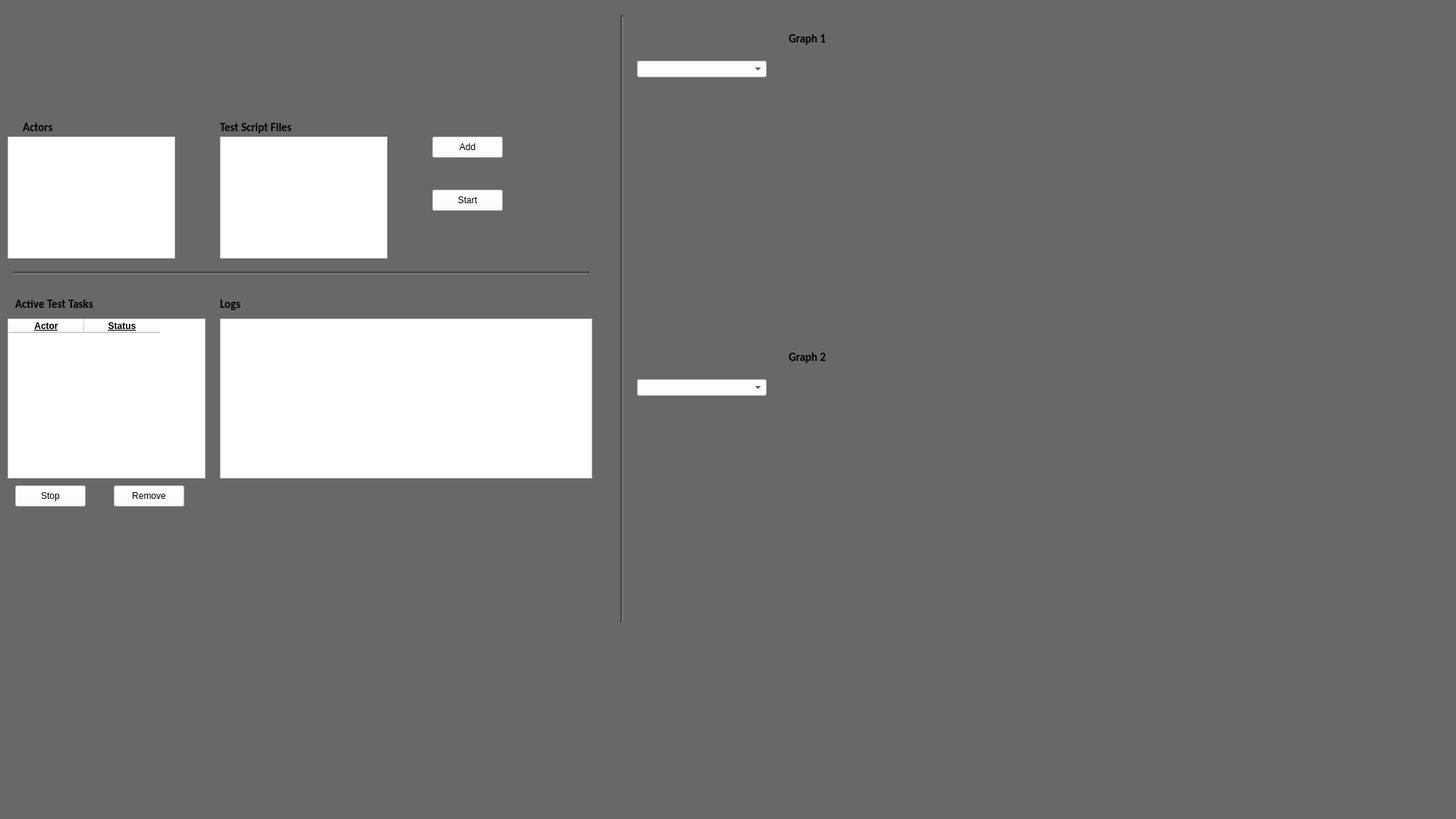
<?xml version="1.0" encoding="UTF-8"?>
<ui version="4.0">
 <class>MainWindow</class>
 <widget class="QMainWindow" name="MainWindow">
  <property name="geometry">
   <rect>
    <x>0</x>
    <y>0</y>
    <width>1920</width>
    <height>1080</height>
   </rect>
  </property>
  <property name="windowTitle">
   <string>MainWindow</string>
  </property>
  <property name="styleSheet">
   <string notr="true">background-color: rgb(104, 104, 104);</string>
  </property>
  <widget class="QWidget" name="centralwidget">
   <widget class="Line" name="line">
    <property name="geometry">
     <rect>
      <x>17</x>
      <y>350</y>
      <width>761</width>
      <height>20</height>
     </rect>
    </property>
    <property name="palette">
     <palette>
      <active>
       <colorrole role="WindowText">
        <brush brushstyle="SolidPattern">
         <color alpha="255">
          <red>0</red>
          <green>0</green>
          <blue>0</blue>
         </color>
        </brush>
       </colorrole>
       <colorrole role="Button">
        <brush brushstyle="SolidPattern">
         <color alpha="255">
          <red>104</red>
          <green>104</green>
          <blue>104</blue>
         </color>
        </brush>
       </colorrole>
       <colorrole role="Light">
        <brush brushstyle="SolidPattern">
         <color alpha="255">
          <red>0</red>
          <green>0</green>
          <blue>0</blue>
         </color>
        </brush>
       </colorrole>
       <colorrole role="Midlight">
        <brush brushstyle="SolidPattern">
         <color alpha="255">
          <red>0</red>
          <green>0</green>
          <blue>0</blue>
         </color>
        </brush>
       </colorrole>
       <colorrole role="Dark">
        <brush brushstyle="SolidPattern">
         <color alpha="255">
          <red>0</red>
          <green>0</green>
          <blue>0</blue>
         </color>
        </brush>
       </colorrole>
       <colorrole role="Mid">
        <brush brushstyle="SolidPattern">
         <color alpha="255">
          <red>0</red>
          <green>0</green>
          <blue>0</blue>
         </color>
        </brush>
       </colorrole>
       <colorrole role="Text">
        <brush brushstyle="SolidPattern">
         <color alpha="255">
          <red>0</red>
          <green>0</green>
          <blue>0</blue>
         </color>
        </brush>
       </colorrole>
       <colorrole role="BrightText">
        <brush brushstyle="SolidPattern">
         <color alpha="255">
          <red>0</red>
          <green>0</green>
          <blue>0</blue>
         </color>
        </brush>
       </colorrole>
       <colorrole role="ButtonText">
        <brush brushstyle="SolidPattern">
         <color alpha="255">
          <red>0</red>
          <green>0</green>
          <blue>0</blue>
         </color>
        </brush>
       </colorrole>
       <colorrole role="Base">
        <brush brushstyle="SolidPattern">
         <color alpha="255">
          <red>104</red>
          <green>104</green>
          <blue>104</blue>
         </color>
        </brush>
       </colorrole>
       <colorrole role="Window">
        <brush brushstyle="SolidPattern">
         <color alpha="255">
          <red>104</red>
          <green>104</green>
          <blue>104</blue>
         </color>
        </brush>
       </colorrole>
      </active>
      <inactive>
       <colorrole role="WindowText">
        <brush brushstyle="SolidPattern">
         <color alpha="255">
          <red>0</red>
          <green>0</green>
          <blue>0</blue>
         </color>
        </brush>
       </colorrole>
       <colorrole role="Button">
        <brush brushstyle="SolidPattern">
         <color alpha="255">
          <red>104</red>
          <green>104</green>
          <blue>104</blue>
         </color>
        </brush>
       </colorrole>
       <colorrole role="Light">
        <brush brushstyle="SolidPattern">
         <color alpha="255">
          <red>0</red>
          <green>0</green>
          <blue>0</blue>
         </color>
        </brush>
       </colorrole>
       <colorrole role="Midlight">
        <brush brushstyle="SolidPattern">
         <color alpha="255">
          <red>0</red>
          <green>0</green>
          <blue>0</blue>
         </color>
        </brush>
       </colorrole>
       <colorrole role="Dark">
        <brush brushstyle="SolidPattern">
         <color alpha="255">
          <red>0</red>
          <green>0</green>
          <blue>0</blue>
         </color>
        </brush>
       </colorrole>
       <colorrole role="Mid">
        <brush brushstyle="SolidPattern">
         <color alpha="255">
          <red>0</red>
          <green>0</green>
          <blue>0</blue>
         </color>
        </brush>
       </colorrole>
       <colorrole role="Text">
        <brush brushstyle="SolidPattern">
         <color alpha="255">
          <red>0</red>
          <green>0</green>
          <blue>0</blue>
         </color>
        </brush>
       </colorrole>
       <colorrole role="BrightText">
        <brush brushstyle="SolidPattern">
         <color alpha="255">
          <red>0</red>
          <green>0</green>
          <blue>0</blue>
         </color>
        </brush>
       </colorrole>
       <colorrole role="ButtonText">
        <brush brushstyle="SolidPattern">
         <color alpha="255">
          <red>0</red>
          <green>0</green>
          <blue>0</blue>
         </color>
        </brush>
       </colorrole>
       <colorrole role="Base">
        <brush brushstyle="SolidPattern">
         <color alpha="255">
          <red>104</red>
          <green>104</green>
          <blue>104</blue>
         </color>
        </brush>
       </colorrole>
       <colorrole role="Window">
        <brush brushstyle="SolidPattern">
         <color alpha="255">
          <red>104</red>
          <green>104</green>
          <blue>104</blue>
         </color>
        </brush>
       </colorrole>
      </inactive>
      <disabled>
       <colorrole role="WindowText">
        <brush brushstyle="SolidPattern">
         <color alpha="255">
          <red>0</red>
          <green>0</green>
          <blue>0</blue>
         </color>
        </brush>
       </colorrole>
       <colorrole role="Button">
        <brush brushstyle="SolidPattern">
         <color alpha="255">
          <red>104</red>
          <green>104</green>
          <blue>104</blue>
         </color>
        </brush>
       </colorrole>
       <colorrole role="Light">
        <brush brushstyle="SolidPattern">
         <color alpha="255">
          <red>0</red>
          <green>0</green>
          <blue>0</blue>
         </color>
        </brush>
       </colorrole>
       <colorrole role="Midlight">
        <brush brushstyle="SolidPattern">
         <color alpha="255">
          <red>0</red>
          <green>0</green>
          <blue>0</blue>
         </color>
        </brush>
       </colorrole>
       <colorrole role="Dark">
        <brush brushstyle="SolidPattern">
         <color alpha="255">
          <red>0</red>
          <green>0</green>
          <blue>0</blue>
         </color>
        </brush>
       </colorrole>
       <colorrole role="Mid">
        <brush brushstyle="SolidPattern">
         <color alpha="255">
          <red>0</red>
          <green>0</green>
          <blue>0</blue>
         </color>
        </brush>
       </colorrole>
       <colorrole role="Text">
        <brush brushstyle="SolidPattern">
         <color alpha="255">
          <red>0</red>
          <green>0</green>
          <blue>0</blue>
         </color>
        </brush>
       </colorrole>
       <colorrole role="BrightText">
        <brush brushstyle="SolidPattern">
         <color alpha="255">
          <red>0</red>
          <green>0</green>
          <blue>0</blue>
         </color>
        </brush>
       </colorrole>
       <colorrole role="ButtonText">
        <brush brushstyle="SolidPattern">
         <color alpha="255">
          <red>0</red>
          <green>0</green>
          <blue>0</blue>
         </color>
        </brush>
       </colorrole>
       <colorrole role="Base">
        <brush brushstyle="SolidPattern">
         <color alpha="255">
          <red>104</red>
          <green>104</green>
          <blue>104</blue>
         </color>
        </brush>
       </colorrole>
       <colorrole role="Window">
        <brush brushstyle="SolidPattern">
         <color alpha="255">
          <red>104</red>
          <green>104</green>
          <blue>104</blue>
         </color>
        </brush>
       </colorrole>
      </disabled>
     </palette>
    </property>
    <property name="lineWidth">
     <number>2</number>
    </property>
    <property name="orientation">
     <enum>Qt::Horizontal</enum>
    </property>
   </widget>
   <widget class="QListWidget" name="actorList">
    <property name="geometry">
     <rect>
      <x>10</x>
      <y>180</y>
      <width>221</width>
      <height>161</height>
     </rect>
    </property>
    <property name="styleSheet">
     <string notr="true">background-color: rgb(255, 255, 255);</string>
    </property>
    <property name="editTriggers">
     <set>QAbstractItemView::EditKeyPressed|QAbstractItemView::SelectedClicked</set>
    </property>
    <property name="sortingEnabled">
     <bool>true</bool>
    </property>
   </widget>
   <widget class="QListWidget" name="scriptList">
    <property name="geometry">
     <rect>
      <x>290</x>
      <y>180</y>
      <width>221</width>
      <height>161</height>
     </rect>
    </property>
    <property name="styleSheet">
     <string notr="true">background-color: rgb(255, 255, 255);</string>
    </property>
   </widget>
   <widget class="QPushButton" name="addButton">
    <property name="geometry">
     <rect>
      <x>570</x>
      <y>180</y>
      <width>93</width>
      <height>28</height>
     </rect>
    </property>
    <property name="styleSheet">
     <string notr="true">background-color: rgb(255, 255, 255);</string>
    </property>
    <property name="text">
     <string>Add</string>
    </property>
   </widget>
   <widget class="QPushButton" name="startButton">
    <property name="geometry">
     <rect>
      <x>570</x>
      <y>250</y>
      <width>93</width>
      <height>28</height>
     </rect>
    </property>
    <property name="styleSheet">
     <string notr="true">background-color: rgb(255, 255, 255);</string>
    </property>
    <property name="text">
     <string>Start</string>
    </property>
   </widget>
   <widget class="QTextBrowser" name="taskLogs">
    <property name="geometry">
     <rect>
      <x>290</x>
      <y>420</y>
      <width>491</width>
      <height>211</height>
     </rect>
    </property>
    <property name="styleSheet">
     <string notr="true">background-color: rgb(255, 255, 255);</string>
    </property>
   </widget>
   <widget class="QPushButton" name="stopButton">
    <property name="geometry">
     <rect>
      <x>20</x>
      <y>640</y>
      <width>93</width>
      <height>28</height>
     </rect>
    </property>
    <property name="styleSheet">
     <string notr="true">background-color: rgb(255, 255, 255);</string>
    </property>
    <property name="text">
     <string>Stop</string>
    </property>
   </widget>
   <widget class="QPushButton" name="removeButton">
    <property name="geometry">
     <rect>
      <x>150</x>
      <y>640</y>
      <width>93</width>
      <height>28</height>
     </rect>
    </property>
    <property name="styleSheet">
     <string notr="true">background-color: rgb(255, 255, 255);</string>
    </property>
    <property name="text">
     <string>Remove</string>
    </property>
   </widget>
   <widget class="QLabel" name="actor_label">
    <property name="geometry">
     <rect>
      <x>30</x>
      <y>160</y>
      <width>161</width>
      <height>16</height>
     </rect>
    </property>
    <property name="font">
     <font>
      <family>Calibri</family>
      <pointsize>11</pointsize>
      <weight>75</weight>
      <bold>true</bold>
      <underline>false</underline>
     </font>
    </property>
    <property name="text">
     <string>Actors</string>
    </property>
   </widget>
   <widget class="QLabel" name="files_label">
    <property name="geometry">
     <rect>
      <x>290</x>
      <y>160</y>
      <width>161</width>
      <height>16</height>
     </rect>
    </property>
    <property name="font">
     <font>
      <family>Calibri</family>
      <pointsize>11</pointsize>
      <weight>75</weight>
      <bold>true</bold>
     </font>
    </property>
    <property name="text">
     <string>Test Script Files</string>
    </property>
   </widget>
   <widget class="QLabel" name="tasks_label">
    <property name="geometry">
     <rect>
      <x>20</x>
      <y>390</y>
      <width>161</width>
      <height>21</height>
     </rect>
    </property>
    <property name="font">
     <font>
      <family>Calibri</family>
      <pointsize>11</pointsize>
      <weight>75</weight>
      <bold>true</bold>
     </font>
    </property>
    <property name="text">
     <string>Active Test Tasks</string>
    </property>
   </widget>
   <widget class="QLabel" name="logs_label">
    <property name="geometry">
     <rect>
      <x>290</x>
      <y>390</y>
      <width>161</width>
      <height>21</height>
     </rect>
    </property>
    <property name="font">
     <font>
      <family>Calibri</family>
      <pointsize>11</pointsize>
      <weight>75</weight>
      <bold>true</bold>
     </font>
    </property>
    <property name="text">
     <string>Logs</string>
    </property>
   </widget>
   <widget class="Line" name="line_2">
    <property name="geometry">
     <rect>
      <x>810</x>
      <y>20</y>
      <width>20</width>
      <height>801</height>
     </rect>
    </property>
    <property name="palette">
     <palette>
      <active>
       <colorrole role="WindowText">
        <brush brushstyle="SolidPattern">
         <color alpha="255">
          <red>255</red>
          <green>255</green>
          <blue>255</blue>
         </color>
        </brush>
       </colorrole>
       <colorrole role="Button">
        <brush brushstyle="SolidPattern">
         <color alpha="255">
          <red>104</red>
          <green>104</green>
          <blue>104</blue>
         </color>
        </brush>
       </colorrole>
       <colorrole role="Light">
        <brush brushstyle="SolidPattern">
         <color alpha="255">
          <red>0</red>
          <green>0</green>
          <blue>0</blue>
         </color>
        </brush>
       </colorrole>
       <colorrole role="Midlight">
        <brush brushstyle="SolidPattern">
         <color alpha="255">
          <red>0</red>
          <green>0</green>
          <blue>0</blue>
         </color>
        </brush>
       </colorrole>
       <colorrole role="Dark">
        <brush brushstyle="SolidPattern">
         <color alpha="255">
          <red>0</red>
          <green>0</green>
          <blue>0</blue>
         </color>
        </brush>
       </colorrole>
       <colorrole role="Mid">
        <brush brushstyle="SolidPattern">
         <color alpha="255">
          <red>0</red>
          <green>0</green>
          <blue>0</blue>
         </color>
        </brush>
       </colorrole>
       <colorrole role="Text">
        <brush brushstyle="SolidPattern">
         <color alpha="255">
          <red>255</red>
          <green>255</green>
          <blue>255</blue>
         </color>
        </brush>
       </colorrole>
       <colorrole role="BrightText">
        <brush brushstyle="SolidPattern">
         <color alpha="255">
          <red>255</red>
          <green>255</green>
          <blue>255</blue>
         </color>
        </brush>
       </colorrole>
       <colorrole role="ButtonText">
        <brush brushstyle="SolidPattern">
         <color alpha="255">
          <red>255</red>
          <green>255</green>
          <blue>255</blue>
         </color>
        </brush>
       </colorrole>
       <colorrole role="Base">
        <brush brushstyle="SolidPattern">
         <color alpha="255">
          <red>104</red>
          <green>104</green>
          <blue>104</blue>
         </color>
        </brush>
       </colorrole>
       <colorrole role="Window">
        <brush brushstyle="SolidPattern">
         <color alpha="255">
          <red>104</red>
          <green>104</green>
          <blue>104</blue>
         </color>
        </brush>
       </colorrole>
       <colorrole role="Shadow">
        <brush brushstyle="SolidPattern">
         <color alpha="255">
          <red>0</red>
          <green>0</green>
          <blue>0</blue>
         </color>
        </brush>
       </colorrole>
       <colorrole role="AlternateBase">
        <brush brushstyle="SolidPattern">
         <color alpha="255">
          <red>0</red>
          <green>0</green>
          <blue>0</blue>
         </color>
        </brush>
       </colorrole>
       <colorrole role="ToolTipBase">
        <brush brushstyle="SolidPattern">
         <color alpha="255">
          <red>255</red>
          <green>255</green>
          <blue>220</blue>
         </color>
        </brush>
       </colorrole>
       <colorrole role="ToolTipText">
        <brush brushstyle="SolidPattern">
         <color alpha="255">
          <red>0</red>
          <green>0</green>
          <blue>0</blue>
         </color>
        </brush>
       </colorrole>
      </active>
      <inactive>
       <colorrole role="WindowText">
        <brush brushstyle="SolidPattern">
         <color alpha="255">
          <red>255</red>
          <green>255</green>
          <blue>255</blue>
         </color>
        </brush>
       </colorrole>
       <colorrole role="Button">
        <brush brushstyle="SolidPattern">
         <color alpha="255">
          <red>104</red>
          <green>104</green>
          <blue>104</blue>
         </color>
        </brush>
       </colorrole>
       <colorrole role="Light">
        <brush brushstyle="SolidPattern">
         <color alpha="255">
          <red>0</red>
          <green>0</green>
          <blue>0</blue>
         </color>
        </brush>
       </colorrole>
       <colorrole role="Midlight">
        <brush brushstyle="SolidPattern">
         <color alpha="255">
          <red>0</red>
          <green>0</green>
          <blue>0</blue>
         </color>
        </brush>
       </colorrole>
       <colorrole role="Dark">
        <brush brushstyle="SolidPattern">
         <color alpha="255">
          <red>0</red>
          <green>0</green>
          <blue>0</blue>
         </color>
        </brush>
       </colorrole>
       <colorrole role="Mid">
        <brush brushstyle="SolidPattern">
         <color alpha="255">
          <red>0</red>
          <green>0</green>
          <blue>0</blue>
         </color>
        </brush>
       </colorrole>
       <colorrole role="Text">
        <brush brushstyle="SolidPattern">
         <color alpha="255">
          <red>255</red>
          <green>255</green>
          <blue>255</blue>
         </color>
        </brush>
       </colorrole>
       <colorrole role="BrightText">
        <brush brushstyle="SolidPattern">
         <color alpha="255">
          <red>255</red>
          <green>255</green>
          <blue>255</blue>
         </color>
        </brush>
       </colorrole>
       <colorrole role="ButtonText">
        <brush brushstyle="SolidPattern">
         <color alpha="255">
          <red>255</red>
          <green>255</green>
          <blue>255</blue>
         </color>
        </brush>
       </colorrole>
       <colorrole role="Base">
        <brush brushstyle="SolidPattern">
         <color alpha="255">
          <red>104</red>
          <green>104</green>
          <blue>104</blue>
         </color>
        </brush>
       </colorrole>
       <colorrole role="Window">
        <brush brushstyle="SolidPattern">
         <color alpha="255">
          <red>104</red>
          <green>104</green>
          <blue>104</blue>
         </color>
        </brush>
       </colorrole>
       <colorrole role="Shadow">
        <brush brushstyle="SolidPattern">
         <color alpha="255">
          <red>0</red>
          <green>0</green>
          <blue>0</blue>
         </color>
        </brush>
       </colorrole>
       <colorrole role="AlternateBase">
        <brush brushstyle="SolidPattern">
         <color alpha="255">
          <red>0</red>
          <green>0</green>
          <blue>0</blue>
         </color>
        </brush>
       </colorrole>
       <colorrole role="ToolTipBase">
        <brush brushstyle="SolidPattern">
         <color alpha="255">
          <red>255</red>
          <green>255</green>
          <blue>220</blue>
         </color>
        </brush>
       </colorrole>
       <colorrole role="ToolTipText">
        <brush brushstyle="SolidPattern">
         <color alpha="255">
          <red>0</red>
          <green>0</green>
          <blue>0</blue>
         </color>
        </brush>
       </colorrole>
      </inactive>
      <disabled>
       <colorrole role="WindowText">
        <brush brushstyle="SolidPattern">
         <color alpha="255">
          <red>0</red>
          <green>0</green>
          <blue>0</blue>
         </color>
        </brush>
       </colorrole>
       <colorrole role="Button">
        <brush brushstyle="SolidPattern">
         <color alpha="255">
          <red>104</red>
          <green>104</green>
          <blue>104</blue>
         </color>
        </brush>
       </colorrole>
       <colorrole role="Light">
        <brush brushstyle="SolidPattern">
         <color alpha="255">
          <red>0</red>
          <green>0</green>
          <blue>0</blue>
         </color>
        </brush>
       </colorrole>
       <colorrole role="Midlight">
        <brush brushstyle="SolidPattern">
         <color alpha="255">
          <red>0</red>
          <green>0</green>
          <blue>0</blue>
         </color>
        </brush>
       </colorrole>
       <colorrole role="Dark">
        <brush brushstyle="SolidPattern">
         <color alpha="255">
          <red>0</red>
          <green>0</green>
          <blue>0</blue>
         </color>
        </brush>
       </colorrole>
       <colorrole role="Mid">
        <brush brushstyle="SolidPattern">
         <color alpha="255">
          <red>0</red>
          <green>0</green>
          <blue>0</blue>
         </color>
        </brush>
       </colorrole>
       <colorrole role="Text">
        <brush brushstyle="SolidPattern">
         <color alpha="255">
          <red>0</red>
          <green>0</green>
          <blue>0</blue>
         </color>
        </brush>
       </colorrole>
       <colorrole role="BrightText">
        <brush brushstyle="SolidPattern">
         <color alpha="255">
          <red>255</red>
          <green>255</green>
          <blue>255</blue>
         </color>
        </brush>
       </colorrole>
       <colorrole role="ButtonText">
        <brush brushstyle="SolidPattern">
         <color alpha="255">
          <red>0</red>
          <green>0</green>
          <blue>0</blue>
         </color>
        </brush>
       </colorrole>
       <colorrole role="Base">
        <brush brushstyle="SolidPattern">
         <color alpha="255">
          <red>104</red>
          <green>104</green>
          <blue>104</blue>
         </color>
        </brush>
       </colorrole>
       <colorrole role="Window">
        <brush brushstyle="SolidPattern">
         <color alpha="255">
          <red>104</red>
          <green>104</green>
          <blue>104</blue>
         </color>
        </brush>
       </colorrole>
       <colorrole role="Shadow">
        <brush brushstyle="SolidPattern">
         <color alpha="255">
          <red>0</red>
          <green>0</green>
          <blue>0</blue>
         </color>
        </brush>
       </colorrole>
       <colorrole role="AlternateBase">
        <brush brushstyle="SolidPattern">
         <color alpha="255">
          <red>0</red>
          <green>0</green>
          <blue>0</blue>
         </color>
        </brush>
       </colorrole>
       <colorrole role="ToolTipBase">
        <brush brushstyle="SolidPattern">
         <color alpha="255">
          <red>255</red>
          <green>255</green>
          <blue>220</blue>
         </color>
        </brush>
       </colorrole>
       <colorrole role="ToolTipText">
        <brush brushstyle="SolidPattern">
         <color alpha="255">
          <red>0</red>
          <green>0</green>
          <blue>0</blue>
         </color>
        </brush>
       </colorrole>
      </disabled>
     </palette>
    </property>
    <property name="lineWidth">
     <number>2</number>
    </property>
    <property name="orientation">
     <enum>Qt::Vertical</enum>
    </property>
   </widget>
   <widget class="PlotWidget" name="graphWidget1" native="true">
    <property name="geometry">
     <rect>
      <x>1030</x>
      <y>80</y>
      <width>821</width>
      <height>321</height>
     </rect>
    </property>
   </widget>
   <widget class="PlotWidget" name="graphWidget2" native="true">
    <property name="geometry">
     <rect>
      <x>1030</x>
      <y>500</y>
      <width>821</width>
      <height>321</height>
     </rect>
    </property>
   </widget>
   <widget class="QLabel" name="label">
    <property name="geometry">
     <rect>
      <x>1040</x>
      <y>460</y>
      <width>71</width>
      <height>21</height>
     </rect>
    </property>
    <property name="font">
     <font>
      <family>Calibri</family>
      <pointsize>11</pointsize>
      <weight>75</weight>
      <bold>true</bold>
     </font>
    </property>
    <property name="text">
     <string>Graph 2</string>
    </property>
   </widget>
   <widget class="QLabel" name="label_3">
    <property name="geometry">
     <rect>
      <x>1040</x>
      <y>40</y>
      <width>71</width>
      <height>21</height>
     </rect>
    </property>
    <property name="font">
     <font>
      <family>Calibri</family>
      <pointsize>11</pointsize>
      <weight>75</weight>
      <bold>true</bold>
     </font>
    </property>
    <property name="text">
     <string>Graph 1</string>
    </property>
   </widget>
   <widget class="QLabel" name="label_2">
    <property name="geometry">
     <rect>
      <x>10</x>
      <y>10</y>
      <width>481</width>
      <height>141</height>
     </rect>
    </property>
    <property name="text">
     <string/>
    </property>
    <property name="pixmap">
     <pixmap>oaic-t_logo (1).png</pixmap>
    </property>
    <property name="scaledContents">
     <bool>true</bool>
    </property>
   </widget>
   <widget class="QTableWidget" name="tableWidget">
    <property name="geometry">
     <rect>
      <x>10</x>
      <y>420</y>
      <width>261</width>
      <height>211</height>
     </rect>
    </property>
    <property name="styleSheet">
     <string notr="true">background-color: rgb(255, 255, 255);</string>
    </property>
    <column>
     <property name="text">
      <string>Actor</string>
     </property>
     <property name="font">
      <font>
       <weight>75</weight>
       <bold>true</bold>
       <underline>true</underline>
      </font>
     </property>
    </column>
    <column>
     <property name="text">
      <string>Status</string>
     </property>
     <property name="font">
      <font>
       <weight>75</weight>
       <bold>true</bold>
       <underline>true</underline>
      </font>
     </property>
    </column>
   </widget>
   <widget class="QComboBox" name="dropDown1">
    <property name="geometry">
     <rect>
      <x>840</x>
      <y>80</y>
      <width>171</width>
      <height>22</height>
     </rect>
    </property>
    <property name="styleSheet">
     <string notr="true">background-color: rgb(255, 255, 255);</string>
    </property>
   </widget>
   <widget class="QComboBox" name="dropDown2">
    <property name="geometry">
     <rect>
      <x>840</x>
      <y>500</y>
      <width>171</width>
      <height>22</height>
     </rect>
    </property>
    <property name="styleSheet">
     <string notr="true">background-color: rgb(255, 255, 255);</string>
    </property>
   </widget>
  </widget>
  <widget class="QMenuBar" name="menubar">
   <property name="geometry">
    <rect>
     <x>0</x>
     <y>0</y>
     <width>1920</width>
     <height>26</height>
    </rect>
   </property>
  </widget>
  <widget class="QStatusBar" name="statusbar"/>
 </widget>
 <customwidgets>
  <customwidget>
   <class>PlotWidget</class>
   <extends>QWidget</extends>
   <header>pyqtgraph</header>
   <container>1</container>
  </customwidget>
 </customwidgets>
 <resources>
  <include location="Logo.qrc"/>
 </resources>
 <connections/>
</ui>
